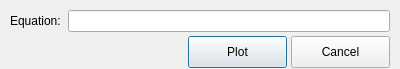
<?xml version="1.0" encoding="UTF-8"?>
<ui version="4.0">
 <class>EquationDialog</class>
 <widget class="QDialog" name="EquationDialog">
  <property name="geometry">
   <rect>
    <x>0</x>
    <y>0</y>
    <width>400</width>
    <height>69</height>
   </rect>
  </property>
  <property name="windowTitle">
   <string>Dialog</string>
  </property>
  <layout class="QVBoxLayout" name="verticalLayout">
   <property name="spacing">
    <number>4</number>
   </property>
   <property name="leftMargin">
    <number>10</number>
   </property>
   <property name="topMargin">
    <number>10</number>
   </property>
   <property name="rightMargin">
    <number>10</number>
   </property>
   <property name="bottomMargin">
    <number>0</number>
   </property>
   <item>
    <layout class="QHBoxLayout" name="horizontalLayout">
     <item>
      <widget class="QLabel" name="label">
       <property name="text">
        <string>Equation: </string>
       </property>
      </widget>
     </item>
     <item>
      <widget class="QLineEdit" name="equationEdit"/>
     </item>
    </layout>
   </item>
   <item>
    <layout class="QHBoxLayout" name="horizontalLayout_2">
     <item>
      <spacer name="horizontalSpacer">
       <property name="orientation">
        <enum>Qt::Horizontal</enum>
       </property>
       <property name="sizeHint" stdset="0">
        <size>
         <width>40</width>
         <height>20</height>
        </size>
       </property>
      </spacer>
     </item>
     <item>
      <widget class="QPushButton" name="plotButton">
       <property name="minimumSize">
        <size>
         <width>99</width>
         <height>32</height>
        </size>
       </property>
       <property name="maximumSize">
        <size>
         <width>99</width>
         <height>32</height>
        </size>
       </property>
       <property name="text">
        <string>Plot</string>
       </property>
      </widget>
     </item>
     <item>
      <widget class="QPushButton" name="cancelButton">
       <property name="minimumSize">
        <size>
         <width>99</width>
         <height>32</height>
        </size>
       </property>
       <property name="maximumSize">
        <size>
         <width>99</width>
         <height>32</height>
        </size>
       </property>
       <property name="text">
        <string>Cancel</string>
       </property>
      </widget>
     </item>
    </layout>
   </item>
  </layout>
 </widget>
 <resources/>
 <connections>
  <connection>
   <sender>plotButton</sender>
   <signal>clicked()</signal>
   <receiver>EquationDialog</receiver>
   <slot>plot()</slot>
   <hints>
    <hint type="sourcelabel">
     <x>239</x>
     <y>52</y>
    </hint>
    <hint type="destinationlabel">
     <x>199</x>
     <y>34</y>
    </hint>
   </hints>
  </connection>
  <connection>
   <sender>cancelButton</sender>
   <signal>clicked()</signal>
   <receiver>EquationDialog</receiver>
   <slot>reject()</slot>
   <hints>
    <hint type="sourcelabel">
     <x>340</x>
     <y>52</y>
    </hint>
    <hint type="destinationlabel">
     <x>199</x>
     <y>34</y>
    </hint>
   </hints>
  </connection>
  <connection>
   <sender>equationEdit</sender>
   <signal>returnPressed()</signal>
   <receiver>EquationDialog</receiver>
   <slot>plot()</slot>
   <hints>
    <hint type="sourcelabel">
     <x>234</x>
     <y>21</y>
    </hint>
    <hint type="destinationlabel">
     <x>199</x>
     <y>34</y>
    </hint>
   </hints>
  </connection>
 </connections>
 <slots>
  <slot>plot()</slot>
 </slots>
</ui>
